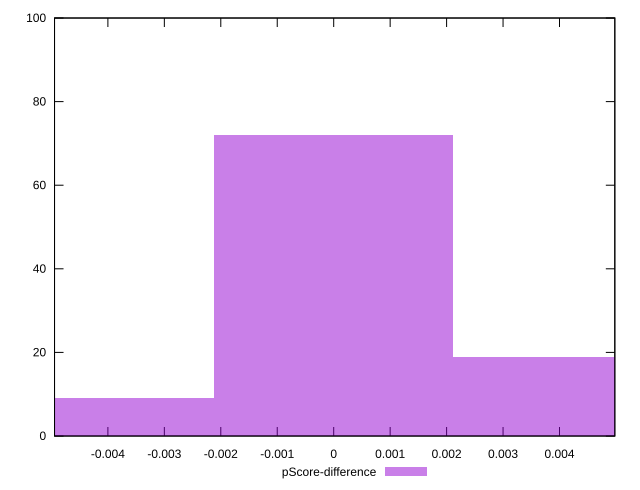

Write gnuplot code to recreate this figure.
reset

$pScoreDifference <<EOF
0 72
0.0042233513583389065 19
-0.0042233513583389065 9
EOF

set key outside below
set boxwidth 0.0042233513583389065
set xrange [-0.004945312125054438:0.004980020375017602]
set yrange [0:100]
set trange [0:100]
set style fill transparent solid 0.5 noborder
set terminal svg size 640, 490 enhanced background rgb 'white'
set output "report_00015_2021-02-09T16-11-33.973Z/estimated-input-latency/samples/pages+cached/pScore-difference/histogram.svg"

plot $pScoreDifference title "pScore-difference" with boxes

reset
